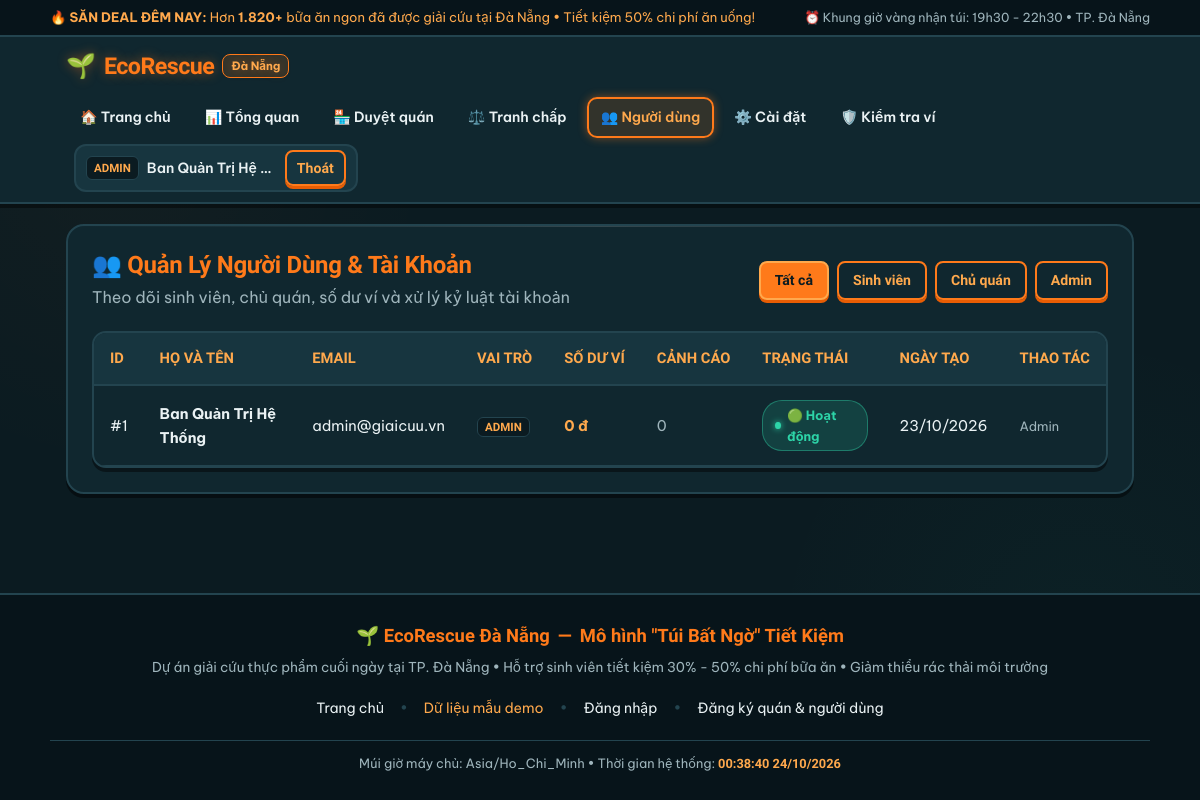
Page /admin/nguoi_dung.php (signed in) on the committed database.
### tables this page shows
CREATE TABLE `users` (
  `id` INT AUTO_INCREMENT PRIMARY KEY,
  `name` VARCHAR(100) NOT NULL,
  `email` VARCHAR(100) NOT NULL UNIQUE,
  `phone` VARCHAR(20) NULL,
  `password` VARCHAR(255) NOT NULL,
  `role` VARCHAR(20) NOT NULL DEFAULT 'user',
  `balance` DECIMAL(12,2) NOT NULL DEFAULT 0.00,
  `warning_count` INT NOT NULL DEFAULT 0,
  `is_locked` TINYINT(1) NOT NULL DEFAULT 0,
  `created_at` DATETIME NOT NULL DEFAULT CURRENT_TIMESTAMP
);

### functions.php (called while the page is built, shortened)
<?php
function get_current_user_data($conn) {
    $user_id = $_SESSION['user_id'];
    $stmt = mysqli_prepare($conn, "SELECT id, name, email, phone, role, balance, warning_count, is_locked FROM users WHERE id = ? LIMIT 1");
    mysqli_stmt_bind_param($stmt, "i", $user_id);
    mysqli_stmt_execute($stmt);
    $result = mysqli_stmt_get_result($stmt);
    return mysqli_fetch_assoc($result);
}
function format_money($amount) {
    return number_format((float)$amount, 0, ',', '.') . ' đ';
}

### admin/nguoi_dung.php (the view, shortened to what this page needs)
<?php
require_once __DIR__ . '/../config.php';
require_once __DIR__ . '/../functions.php';
$role_filter = trim($_GET['role'] ?? '');
$sql = "SELECT * FROM users";
$sql .= " ORDER BY id DESC";
$res_users = mysqli_query($conn, $sql);
require_once __DIR__ . '/../header.php';
?>
<div class="content-box">
    <div style="display: flex; justify-content: space-between; align-items: center; flex-wrap: wrap; gap: 15px; margin-bottom: 20px;">
        <div>
            <h2 style="color: var(--primary); margin: 0 0 4px 0;">👥 Quản Lý Người Dùng & Tài Khoản</h2>
            <p style="color: var(--text-muted); margin: 0;">Theo dõi sinh viên, chủ quán, số dư ví và xử lý kỷ luật tài khoản</p>
        </div>
        <div style="display: flex; gap: 8px;">
            <a href="nguoi_dung.php" class="btn btn-sm <?php echo $role_filter === '' ? 'btn-primary' : 'btn-outline'; ?>">Tất cả</a>
            <a href="nguoi_dung.php?role=student" class="btn btn-sm <?php echo $role_filter === 'student' ? 'btn-primary' : 'btn-outline'; ?>">Sinh viên</a>
            <a href="nguoi_dung.php?role=shop_owner" class="btn btn-sm <?php echo $role_filter === 'shop_owner' ? 'btn-primary' : 'btn-outline'; ?>">Chủ quán</a>
            <a href="nguoi_dung.php?role=admin" class="btn btn-sm <?php echo $role_filter === 'admin' ? 'btn-primary' : 'btn-outline'; ?>">Admin</a>
        </div>
    </div>
    <div class="table-responsive">
        <table class="data-table">
            <thead>
                <tr>
                    <th>ID</th>
                    <th>Họ và tên</th>
                    <th>Email</th>
                    <th>Vai trò</th>
                    <th>Số dư ví</th>
                    <th>Cảnh cáo</th>
                    <th>Trạng thái</th>
                    <th>Ngày tạo</th>
                    <th>Thao tác</th>
                </tr>
            </thead>
            <tbody>
                <?php while ($u = mysqli_fetch_assoc($res_users)): ?>
                    <tr>
                        <td>#<?php echo $u['id']; ?></td>
                        <td><b><?php echo htmlspecialchars($u['name']); ?></b></td>
                        <td><?php echo htmlspecialchars($u['email']); ?></td>
                        <td><span class="role-tag"><?php echo htmlspecialchars($u['role']); ?></span></td>
                        <td><b style="color: var(--cam-sang); font-family: var(--font-game);"><?php echo format_money($u['balance']); ?></b></td>
                        <td>
                            <?php if ($u['warning_count'] > 0): ?>
                                <span class="status-badge status-warning">⚠️ <?php echo $u['warning_count']; ?> lần</span>
                            <?php else: ?>
                                <span style="color: var(--chu-phu);">0</span>
                            <?php endif; ?>
                        </td>
                        <td>
                            <?php if ($u['is_locked'] == 1): ?>
                                <span class="status-badge status-danger">🚫 Đã khóa</span>
                            <?php else: ?>
                                <span class="status-badge status-success">🟢 Hoạt động</span>
                            <?php endif; ?>
                        </td>
                        <td><?php echo date('d/m/Y', strtotime($u['created_at'])); ?></td>
                        <td>
                            <?php if ($u['role'] !== 'admin'): ?>
                                <div style="display: flex; gap: 6px;">
                                    <?php if ($u['is_locked'] == 1): ?>
                                        <a href="nguoi_dung.php?action=unlock&user_id=<?php echo $u['id']; ?>" class="btn btn-sm btn-success" onclick="return confirm('Mở khóa tài khoản này?');">Mở khóa</a>
                                    <?php else: ?>
                                        <a href="nguoi_dung.php?action=lock&user_id=<?php echo $u['id']; ?>" class="btn btn-sm btn-outline" style="color: var(--loi);" onclick="return confirm('Khóa tài khoản này?');">Khóa</a>
                                    <?php endif; ?>
                                    <?php if ($u['warning_count'] > 0): ?>
                                        <a href="nguoi_dung.php?action=reset_warn&user_id=<?php echo $u['id']; ?>" class="btn btn-sm btn-outline" title="Đặt lại cảnh cáo về 0">Xóa cảnh cáo</a>
                                    <?php endif; ?>
                                </div>
                            <?php else: ?>
                                <span style="color: var(--chu-phu); font-size: 0.8rem;">Admin</span>
                            <?php endif; ?>
                        </td>
                    </tr>
                <?php endwhile; ?>
            </tbody>
        </table>
    </div>
</div>
<?php require_once __DIR__ . '/../footer.php'; ?>

### header.php (shortened to what this page needs)
<?php
require_once __DIR__ . '/config.php';
require_once __DIR__ . '/functions.php';
$current_user = get_current_user_data($conn);
?>
<!DOCTYPE html>
<html lang="vi">
<head>
    <link rel="stylesheet" href="<?php echo BASE_URL; ?>/css/style.css">
</head>
<body>
<?php
$cur_file = basename($_SERVER['PHP_SELF']);
?>
<div class="top-announcement">
    <div class="top-announcement-inner">
        <span>🔥 <b>SĂN DEAL ĐÊM NAY:</b> Hơn <b>1.820+</b> bữa ăn ngon đã được giải cứu tại Đà Nẵng • Tiết kiệm 50% chi phí ăn uống!</span>
        <span class="top-announcement-right">⏰ Khung giờ vàng nhận túi: 19h30 - 22h30 • TP. Đà Nẵng</span>
    </div>
</div>
<header class="site-header">
    <div class="header-container">
        <a href="<?php echo BASE_URL; ?>/index.php" class="brand-logo">
            <span class="logo-icon">🌱</span>
            <span class="logo-text">EcoRescue</span>
            <span class="tag">Đà Nẵng</span>
        </a>
        <nav class="main-nav">
            <a href="<?php echo BASE_URL; ?>/index.php" class="nav-link <?php echo ($cur_file === 'index.php') ? 'active' : ''; ?>">🏠 Trang chủ</a>
            <?php if (!$current_user): ?>
                <a href="<?php echo BASE_URL; ?>/dang_nhap.php" class="nav-link <?php echo ($cur_file === 'dang_nhap.php') ? 'active' : ''; ?>">🔑 Đăng nhập</a>
                <a href="<?php echo BASE_URL; ?>/dang_ky.php" class="nav-link <?php echo ($cur_file === 'dang_ky.php') ? 'active' : ''; ?>">📝 Đăng ký</a>
                <a href="<?php echo BASE_URL; ?>/tao_du_lieu_mau.php" class="nav-link <?php echo ($cur_file === 'tao_du_lieu_mau.php') ? 'active' : ''; ?>">🌱 Dữ liệu demo</a>
            <?php elseif ($current_user['role'] === 'admin'): ?>
                <a href="<?php echo BASE_URL; ?>/admin/tong_quan.php" class="nav-link <?php echo ($cur_file === 'tong_quan.php') ? 'active' : ''; ?>">📊 Tổng quan</a>
                <a href="<?php echo BASE_URL; ?>/admin/duyet_quan.php" class="nav-link <?php echo ($cur_file === 'duyet_quan.php') ? 'active' : ''; ?>">🏪 Duyệt quán</a>
                <a href="<?php echo BASE_URL; ?>/admin/tranh_chap.php" class="nav-link <?php echo ($cur_file === 'tranh_chap.php') ? 'active' : ''; ?>">⚖️ Tranh chấp</a>
                <a href="<?php echo BASE_URL; ?>/admin/nguoi_dung.php" class="nav-link <?php echo ($cur_file === 'nguoi_dung.php') ? 'active' : ''; ?>">👥 Người dùng</a>
                <a href="<?php echo BASE_URL; ?>/admin/cai_dat.php" class="nav-link <?php echo ($cur_file === 'cai_dat.php') ? 'active' : ''; ?>">⚙️ Cài đặt</a>
                <a href="<?php echo BASE_URL; ?>/admin/kiem_tra_tien.php" class="nav-link <?php echo ($cur_file === 'kiem_tra_tien.php') ? 'active' : ''; ?>">🛡️ Kiểm tra ví</a>
            <?php endif; ?>
            <?php if ($current_user): ?>
                <div class="user-badge-wrap" style="margin-left: 8px;">
                    <span class="role-tag"><?php echo htmlspecialchars($current_user['role']); ?></span>
                    <span style="font-weight: 600; font-size: 0.88rem; max-width: 130px; overflow: hidden; text-overflow: ellipsis; white-space: nowrap;"><?php echo htmlspecialchars($current_user['name']); ?></span>
                    <a href="<?php echo BASE_URL; ?>/dang_xuat.php" class="btn btn-sm btn-outline" style="border-color: var(--loi); color: var(--loi); padding: 4px 10px;">Thoát</a>
                </div>
            <?php endif; ?>
        </nav>
    </div>
</header>
<main class="main-wrapper">

### footer.php
</main>
<footer class="site-footer">
    <div class="footer-inner">
        <div>
            <div style="font-weight: 800; font-size: 1.15rem; color: var(--cam); display: flex; align-items: center; justify-content: center; gap: 8px; font-family: var(--font-heading);">
                <span>🌱 EcoRescue Đà Nẵng</span> — <span>Mô hình "Túi Bất Ngờ" Tiết Kiệm</span>
            </div>
            <p style="margin-top: 6px; font-size: 0.85rem; color: var(--chu-phu); line-height: 1.5;">
                Dự án giải cứu thực phẩm cuối ngày tại TP. Đà Nẵng • Hỗ trợ sinh viên tiết kiệm 30% - 50% chi phí bữa ăn • Giảm thiểu rác thải môi trường
            </p>
        </div>
        <div style="display: flex; gap: 16px; justify-content: center; flex-wrap: wrap; font-size: 0.88rem; margin: 8px 0;">
            <a href="<?php echo BASE_URL; ?>/index.php" style="color: var(--chu);">Trang chủ</a>
            <span style="color: var(--vien);">•</span>
            <a href="<?php echo BASE_URL; ?>/tao_du_lieu_mau.php" style="color: var(--cam-sang);">Dữ liệu mẫu demo</a>
            <span style="color: var(--vien);">•</span>
            <a href="<?php echo BASE_URL; ?>/dang_nhap.php" style="color: var(--chu);">Đăng nhập</a>
            <span style="color: var(--vien);">•</span>
            <a href="<?php echo BASE_URL; ?>/dang_ky.php" style="color: var(--chu);">Đăng ký quán & người dùng</a>
        </div>
        <div style="font-size: 0.8rem; color: var(--chu-phu); border-top: 1px solid var(--vien); padding-top: 12px; width: 100%;">
            <span>Múi giờ máy chủ: Asia/Ho_Chi_Minh</span> •
            <span>Thời gian hệ thống: <b style="color: var(--cam-sang); font-family: var(--font-heading);"><?php echo date('H:i:s d/m/Y'); ?></b></span>
        </div>
    </div>
</footer>
</body>
</html>

### rows in the picture
users: role "ADMIN", name "Ban Quản Trị Hệ…", id "1", name "Ban Quản Trị Hệ Thống", email "admin@giaicuu.vn", balance "0 đ", warning_count "0", is_locked "🟢 Hoạt động", created_at "23/10/2026", shows "Admin"
